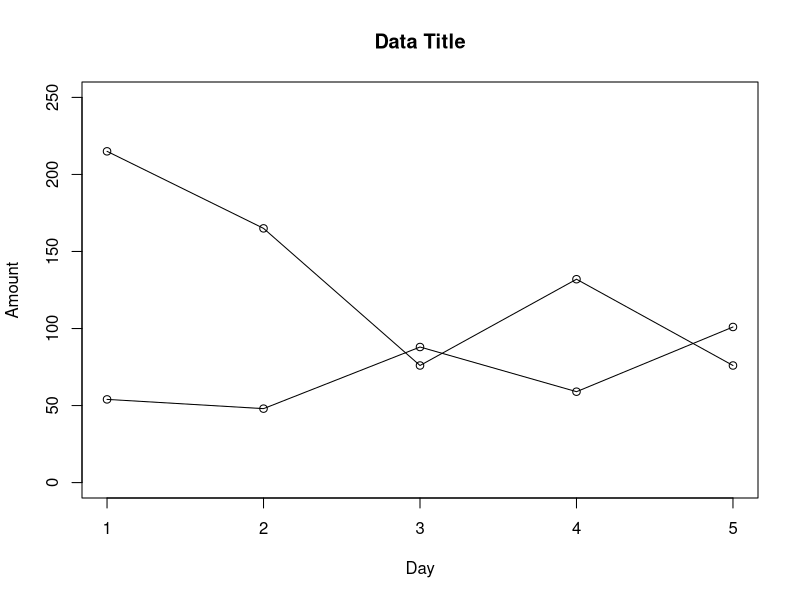

This figure's R source:
# Intro to R Sheet
print("#1 Create a list of ints from 0-12")
l1 <-(0:12)
print(l1)

print("#2 Create a list of even integers from 2 to 30")
l2 <-seq(2,30,  by=2)
print(l2)

print("#3 Create a list of 20 random integers between 20 and 52")
l3 <-sample(20:52, 20)
print(l3)

print("#4a Create a sublist from (3) for first 8 integers")
l4 <-l3[1:8]
print(l4)

print("4b Calculate the sum of the values")
print(sum(l4))

print("4c Calculate their mean")
print(mean(l4))

print("4d Calculate the standard deviation")
print(sd(l4))

print("#4e Sort this list")
e4 <-sort(l4)
print(e4)

print("#4f Find the sin of the first 3 values")
print(sin(e4[1]))
print(sin(e4[2]))
print(sin(e4[3]))

print("4g Find the cos of first 3 values")
print(cos(e4[1]))
print(cos(e4[2]))
print(cos(e4[3]))

print("5 Create a new list of values")
fiv <- c(43, 59, 32)
print(fiv)

print("6 Can you append these 3 values to list in4")
l4 = append(fiv, l4)
print(l4)

print("#7 How many elements in your list")
print(length(l4))

print("#8a")
mmsg = "the luggage fee has been raised by 10 dollars on monday"
print(mmsg)

print("#88b")
mmsgsplit = sapply(strsplit(mmsg, " "), length)
print(mmsgsplit)

print("#8c")
print(nchar(mmsg))

print("8d")
print(substring(mmsg, 1, 15))

print("8e")
print(substring(mmsg, 47, 55))

print("8f")

print("8g")
mmsg = paste(mmsg, "on tuesday")
print(mmsg)

print("#9")
a9 = sqrt(37.59)
print(a9)

print("#9a")
print(round(a9, digits = 4))

print("#9b")
print(pi)

print("#9c")
c9 = log(4^3.2)
c9 = round(c9, digits = 3)
print(c9)

print("#10")
Day <-c("Monday", "Tuesday", "Wednesday", "Thursday", "Friday")
Lline <-c(132,89,102,125,188)
line7 <-c(54,48,88,59,101)
aline <-c(215,165,76,132,76)


png(file= "linechart1.jpg")
plot(Day, Lline, type='o', main='Data Title', xlab='Day', ylab='Amount', xlim=c(1,5), ylim=c(0,250))
lines(line7, type='o')
lines(aline, type='o')

